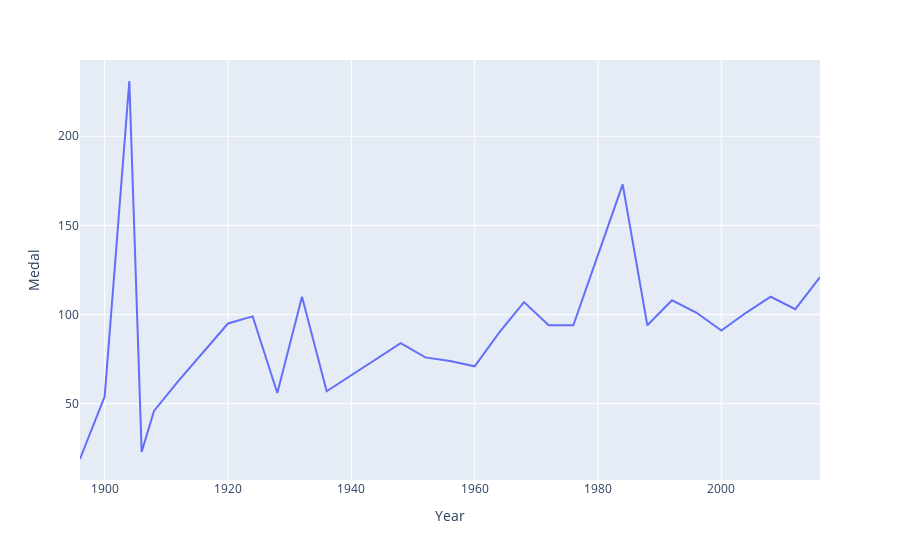

Here is the notebook cell this chart was saved with:
### Code cell
fig = px.line(final_df , x='Year',y='Medal')
fig.show()

### Figure 1 — Plotly figure (JSON) as saved in the notebook; plotly's stock layout.template omitted (floating-point values rounded to 4 significant figures)
{"data": [{"hovertemplate": "Year=%{x}<br>Medal=%{y}<extra></extra>", "legendgroup": "", "line": {"color": "#636efa", "dash": "solid"}, "marker": {"symbol": "circle"}, "mode": "lines", "name": "", "orientation": "v", "showlegend": false, "type": "scatter", "x": [1896, 1900, 1904, 1906, 1908, 1912, 1920, 1924, 1928, 1932, 1936, 1948, 1952, 1956, 1960, 1964, 1968, 1972, 1976, 1984, 1988, 1992, 1996, 2000, 2004, 2008, 2012, 2016], "xaxis": "x", "y": [19, 54, 231, 23, 46, 63, 95, 99, 56, 110, 57, 84, 76, 74, 71, 90, 107, 94, 94, 173, 94, 108, 101, 91, 101, 110, 103, 121], "yaxis": "y"}], "layout": {"legend": {"tracegroupgap": 0}, "margin": {"t": 60}, "xaxis": {"anchor": "y", "domain": [0, 1], "title": {"text": "Year"}}, "yaxis": {"anchor": "x", "domain": [0, 1], "title": {"text": "Medal"}}}}
